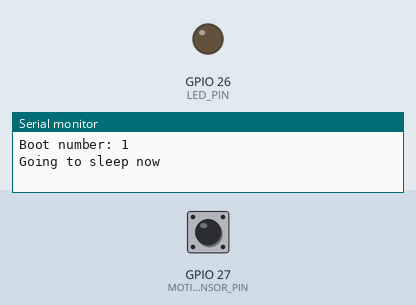
A sketch run on a simulated ESP32. Shown: output pins drawn as LEDs (lit = HIGH), the last lines printed to the serial monitor. The test bench sets the inputs (shaded band); at power-on: GPIO 27 (MOTION_SENSOR_PIN) HIGH.

Above: at 3.2 s.
3.3 s: GPIO 27 (MOTION_SENSOR_PIN) pulsed LOW 2 times (0.12 s each, 0.3 s apart)
At 4.8 s:
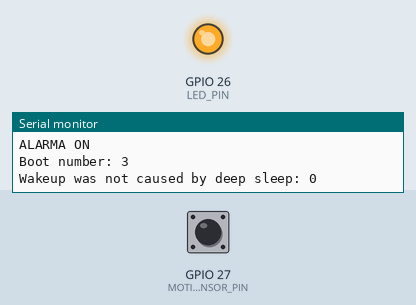
Timing chart, 0 to 10.2 s (numbered marks = the images above; inputs shaded):
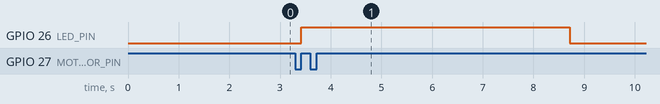

The sketch:

2_lightSleep.ino
```cpp
/*
  POWERED BY -WSW-
  El propósito de este programa es controlar una alarma activada por un sensor de movimiento PIR.
  Cuando se detecta movimiento, se enciende un LED y se inicia un temporizador.
  Al pasar un tiempo predefinido (5 segundos), el LED se apaga automáticamente.
  Además, el microcontrolador entrará en modo de sueño ligero cuando no se detecte movimiento.

  **Hardware necesario:**
  - Un ESP32.
  - Un sensor PIR (conectado al pin 27 del ESP32).
  - Un LED (conectado al pin 26 del ESP32).

  **Conexiones:**
  - El sensor PIR se conecta al pin GPIO 27.
  - El LED se conecta al pin GPIO 26.

  **Importante:** Este código no es bloqueante, lo que significa que el microcontrolador puede seguir
  ejecutando otras tareas mientras se maneja la detección de movimiento y el temporizador sin detener
  el flujo principal del programa.

  **Aclaración:** Este código está desarrollado para el paquete de esp32 by Espressif Systems desde
  la versión 3.0.0 en adelante. Esto se debe a que las funciones de temporizado cambiaron respecto a
  la versión 2.x.x

  Licencia Dual:
Este código está disponible bajo la Licencia MIT para fines no comerciales.
Si desea usar el código en un proyecto comercial, debe obtener una licencia comercial poniéndose en contacto conmigo.

*/

// Definir el tiempo del temporizador en segundos
#define timeSeconds 5
#define MOTION_SENSOR_PIN GPIO_NUM_27  // Pin GPIO para el sensor de movimiento
#define LED_PIN GPIO_NUM_26  // Pin GPIO para el LED

// Crear un puntero para el temporizador
hw_timer_t *timer = NULL;
RTC_DATA_ATTR int bootCount = 0;

// Declarar el mux para las secciones críticas
portMUX_TYPE timerMux = portMUX_INITIALIZER_UNLOCKED;

void print_wakeup_reason() {
  esp_sleep_wakeup_cause_t wakeup_reason = esp_sleep_get_wakeup_cause();

  switch (wakeup_reason) {
    case ESP_SLEEP_WAKEUP_EXT0:
      Serial.println("Wakeup caused by external signal using RTC_IO");
      break;
    case ESP_SLEEP_WAKEUP_EXT1:
      Serial.println("Wakeup caused by external signal using RTC_CNTL");
      break;
    case ESP_SLEEP_WAKEUP_TIMER:
      Serial.println("Wakeup caused by timer");
      break;
    case ESP_SLEEP_WAKEUP_TOUCHPAD:
      Serial.println("Wakeup caused by touchpad");
      break;
    case ESP_SLEEP_WAKEUP_ULP:
      Serial.println("Wakeup caused by ULP program");
      break;
    default:
      Serial.printf("Wakeup was not caused by deep sleep: %d\n", wakeup_reason);
      break;
  }
}

// Función que se ejecuta cuando el temporizador finaliza
void IRAM_ATTR onTimer() {
  // Entrar en sección crítica
  portENTER_CRITICAL_ISR(&timerMux);

  // Apagar el LED
  digitalWrite(LED_PIN, LOW);
  // Enviar un mensaje de "ALARMA OFF" por el puerto serie
  Serial.println("ALARMA OFF");

  // Detener el temporizador
  timerStop(timer);

  // Salir de sección crítica
  portEXIT_CRITICAL_ISR(&timerMux);

  // Entrar en modo de sueño ligero
  Serial.println("Going to sleep again");
  Serial.flush(); // Se asegura de transmitir todo el buffer antes de entrar en sueño ligero
  esp_light_sleep_start();
}

// Función que se ejecuta cuando se detecta movimiento
void IRAM_ATTR detectsMovement() {
  // Entrar en sección crítica
  portENTER_CRITICAL_ISR(&timerMux);

  // Encender el LED
  digitalWrite(LED_PIN, HIGH);
  // Enviar un mensaje de "ALARMA ON" por el puerto serie
  Serial.println("ALARMA ON");

  // Iniciar el temporizador
  timerStart(timer);

  ++bootCount;
  Serial.println("Boot number: " + String(bootCount));

  // Mostrar la razón del despertar del ESP32
  print_wakeup_reason();

  // Salir de sección crítica
  portEXIT_CRITICAL_ISR(&timerMux);
}

void setup() {
  // Inicializar el puerto serie para depuración
  Serial.begin(115200);
  delay(1000);  // Tomarse un tiempo para abrir el Monitor Serie

  // Incrementar el contador de inicio y mostrarlo en cada reinicio
  ++bootCount;
  Serial.println("Boot number: " + String(bootCount));

  // Configurar el sensor PIR como entrada con resistencia pull-up
  pinMode(MOTION_SENSOR_PIN, INPUT_PULLUP);

  // Configurar la interrupción para el sensor PIR: se ejecuta la función detectsMovement cuando el pin sube (RISING)
  attachInterrupt(digitalPinToInterrupt(MOTION_SENSOR_PIN), detectsMovement, RISING);

  // Configurar el LED como salida
  pinMode(LED_PIN, OUTPUT);
  digitalWrite(LED_PIN, LOW);  // Inicialmente, el LED está apagado

  // Inicializar el temporizador con una frecuencia de 1 MHz
  timer = timerBegin(1000000);

  // Asociar la función onTimer al temporizador
  timerAttachInterrupt(timer, &onTimer);

  // Configurar el temporizador para que se ejecute cada 'timeSeconds' segundos
  // El temporizador se repetirá indefinidamente (tercer parámetro 'true') y con un único conteo
  timerAlarm(timer, timeSeconds * 1000000, true, 0);

  // Detener el temporizador inicialmente
  timerStop(timer);

  // Configurar la fuente de despertar externa usando RTC_IO
  esp_sleep_enable_ext0_wakeup(MOTION_SENSOR_PIN, 1);  // 1 = High, 0 = Low

  // Entrar en modo de sueño ligero
  Serial.println("Going to sleep now");
  Serial.flush(); // Se asegura de transmitir todo el buffer antes de entrar en sueño ligero

  esp_light_sleep_start();
}

void loop() {
  // El ciclo 'loop' está vacío porque el código no es bloqueante
  // Las acciones se manejan a través de interrupciones y el temporizador
}
```

Measured:
- after the input at 3.3 s, GPIO 26 (LED_PIN): LOW → HIGH after 0.12 s, → LOW 5.3 s later
